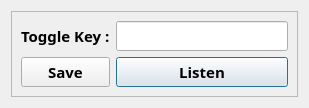
<?xml version="1.0" encoding="UTF-8"?>
<ui version="4.0">
 <class>Toggle_Key_Dialog</class>
 <widget class="QDialog" name="Toggle_Key_Dialog">
  <property name="geometry">
   <rect>
    <x>0</x>
    <y>0</y>
    <width>309</width>
    <height>108</height>
   </rect>
  </property>
  <property name="font">
   <font>
    <family>Source Sans Pro</family>
    <pointsize>12</pointsize>
   </font>
  </property>
  <property name="windowTitle">
   <string>Toggle Keybinding</string>
  </property>
  <layout class="QGridLayout" name="gridLayout">
   <item row="0" column="0">
    <widget class="QFrame" name="frame_2">
     <property name="sizePolicy">
      <sizepolicy hsizetype="MinimumExpanding" vsizetype="MinimumExpanding">
       <horstretch>0</horstretch>
       <verstretch>0</verstretch>
      </sizepolicy>
     </property>
     <property name="font">
      <font>
       <family>Unispace</family>
       <pointsize>14</pointsize>
       <weight>75</weight>
       <bold>true</bold>
      </font>
     </property>
     <property name="frameShape">
      <enum>QFrame::StyledPanel</enum>
     </property>
     <property name="frameShadow">
      <enum>QFrame::Plain</enum>
     </property>
     <layout class="QGridLayout" name="gridLayout_2">
      <item row="0" column="0" alignment="Qt::AlignLeft">
       <widget class="QLabel" name="label">
        <property name="font">
         <font>
          <family>Unispace</family>
          <pointsize>11</pointsize>
          <weight>75</weight>
          <bold>true</bold>
         </font>
        </property>
        <property name="text">
         <string>Toggle Key :</string>
        </property>
       </widget>
      </item>
      <item row="0" column="1">
       <widget class="QLineEdit" name="ToggleKeybinding">
        <property name="font">
         <font>
          <family>Unispace</family>
          <pointsize>11</pointsize>
          <weight>75</weight>
          <bold>true</bold>
         </font>
        </property>
        <property name="inputMask">
         <string/>
        </property>
        <property name="text">
         <string/>
        </property>
        <property name="readOnly">
         <bool>true</bool>
        </property>
        <property name="clearButtonEnabled">
         <bool>false</bool>
        </property>
       </widget>
      </item>
      <item row="1" column="1">
       <widget class="QPushButton" name="listenButton">
        <property name="font">
         <font>
          <family>Unispace</family>
          <pointsize>11</pointsize>
          <weight>75</weight>
          <bold>true</bold>
         </font>
        </property>
        <property name="text">
         <string>Listen</string>
        </property>
       </widget>
      </item>
      <item row="1" column="0">
       <widget class="QPushButton" name="saveButton">
        <property name="font">
         <font>
          <family>Unispace</family>
          <pointsize>11</pointsize>
          <weight>75</weight>
          <bold>true</bold>
         </font>
        </property>
        <property name="text">
         <string>Save</string>
        </property>
       </widget>
      </item>
     </layout>
    </widget>
   </item>
  </layout>
 </widget>
 <resources/>
 <connections/>
</ui>
